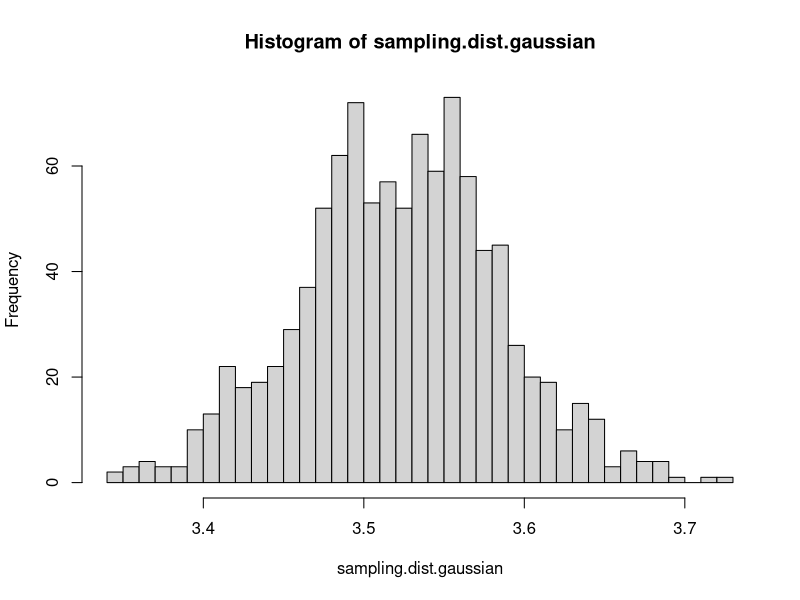
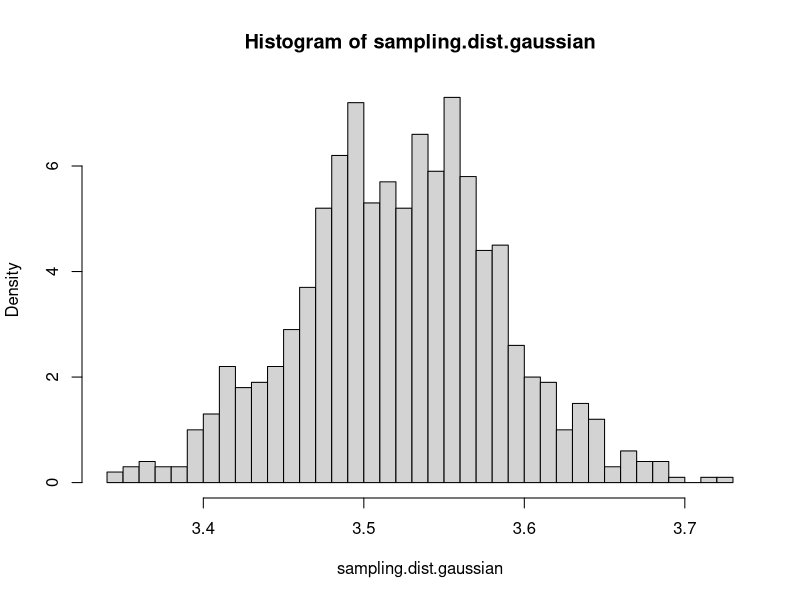
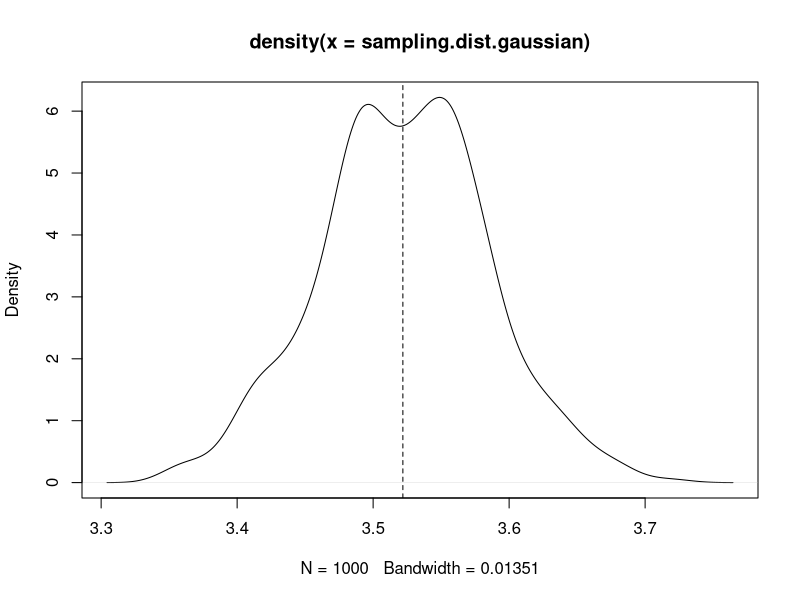
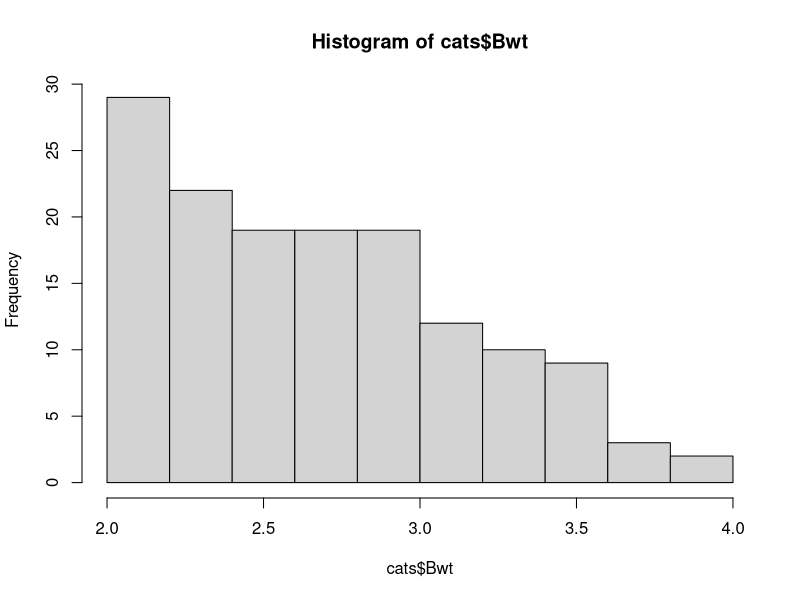
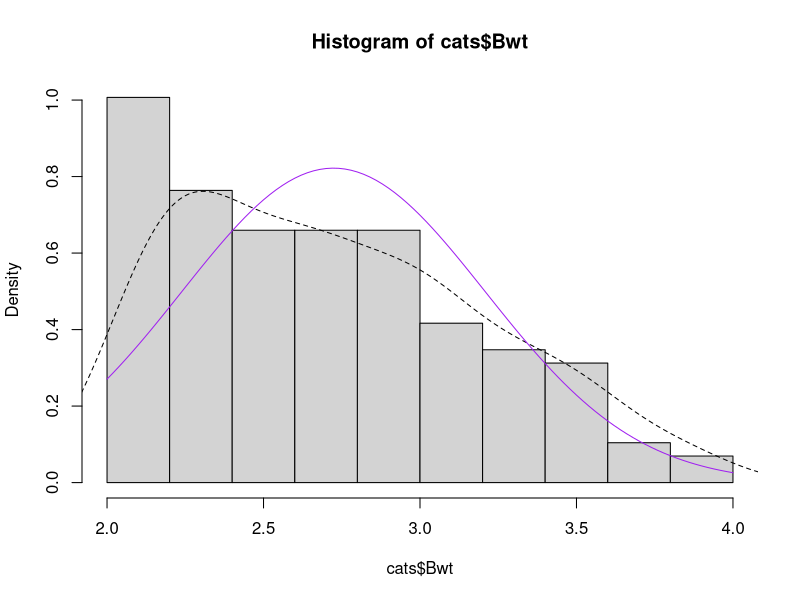
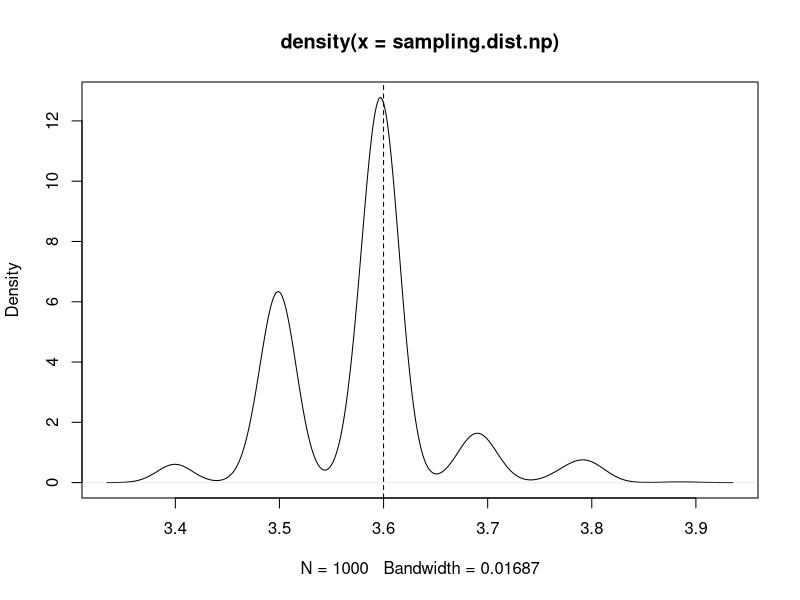
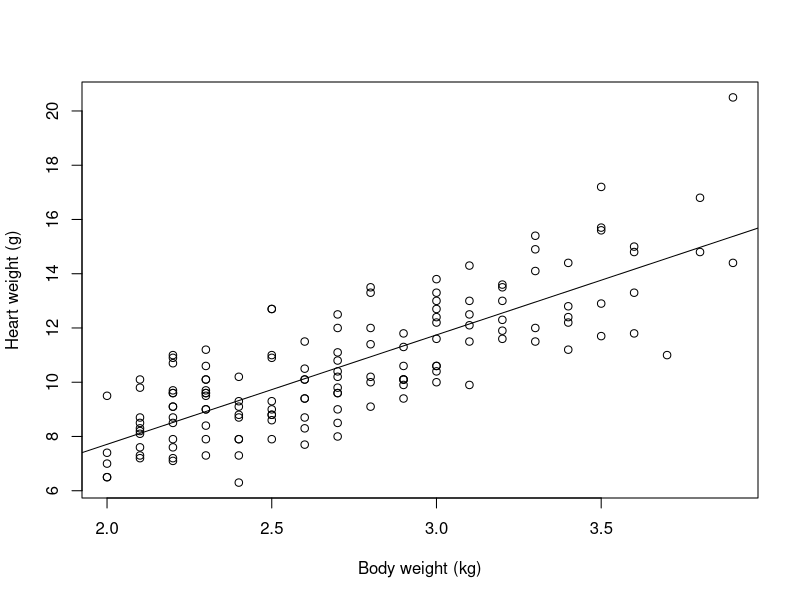
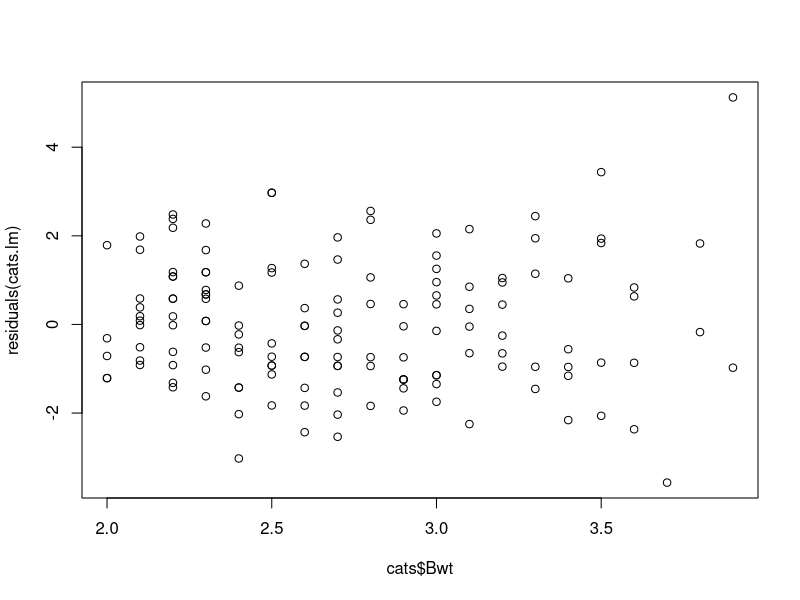

The R script that drew these images, in order:
# In-class demos for the lecture on the bootstrap, 36-402, Spring 2012


library(MASS)
data(cats)
summary(cats)

# Is Moonshine over-weight?
  # Find 95th percentile of weight, assuming a Gaussian distribution of body
  # weights, matched to data
(q95.gaussian <- qnorm(0.95,mean=mean(cats$Bwt),sd=sd(cats$Bwt)))
### How precisely do I know this?
# Simulate from the fitted Gaussian
rcats.gaussian <- function() {
  rnorm(n=nrow(cats),mean=mean(cats$Bwt),sd=sd(cats$Bwt))
}
# Replicate the initial estimation on some surrogate data
est.q95.gaussian <- function(x) {
  m <- mean(x)
  s <- sd(x)
  return(qnorm(0.95,mean=m,sd=s))
}
  # R exercise for the reader: convince yourself that this works properly
  # on the original data set

# Draw 1000 surrogate data sets and repeat the estimation on each to get
# an approximation to the sampling distribution
sampling.dist.gaussian <- replicate(1000, est.q95.gaussian(rcats.gaussian()))
# Plot the sampling distribution: histogram, smoothed density estimate
plot(hist(sampling.dist.gaussian,breaks=50),freq=FALSE)
plot(density(sampling.dist.gaussian))
abline(v=q95.gaussian,lty=2)  # Add original value

# Find measures of uncertainty from the 1000 bootstrap replicates
# Standard error of the estimate:
sd(sampling.dist.gaussian)
# 95% confidence interval for estimate (crude):
quantile(sampling.dist.gaussian,c(0.025,0.975))
# Better confidence intervals (see notes):
2*q95.gaussian - quantile(sampling.dist.gaussian,c(0.975,0.025))

# Is the Gaussian distribution assumption a good one?
plot(hist(cats$Bwt),freq=FALSE)
lines(density(cats$Bwt),lty=2)
curve(dnorm(x,mean=mean(cats$Bwt),sd=sd(cats$Bwt)),add=TRUE,col="purple")
# Not very bell-curve looking.

# Is Moonshine over-weight?, take two
# Direct or empirical, non-parametric estimate of 95th percentile
(q95.np <- quantile(cats$Bwt,0.95))
# How uncertain is this?
resample <- function(x) {
  sample(x,size=length(x),replace=TRUE)
}
est.q95.np <- function(x) {
  quantile(x,0.95)
}
  # R exercise for the reader: convince yourself that this works properly
  # on the original data set
sampling.dist.np <- replicate(1000, est.q95.np(resample(cats$Bwt)))
plot(density(sampling.dist.np))
abline(v=q95.np,lty=2)
# Standard error of the estimate:
sd(sampling.dist.np)
# Bias of the estimate:
mean(sampling.dist.np - q95.np)
# Crude 95% CI:
quantile(sampling.dist.np,c(0.025,0.975))
# More refined CI:
2*q95.np - quantile(sampling.dist.np,c(0.975,0.025))

# Relating heart weight (in grams) to body weight (in kilograms):
plot(Hwt~Bwt, data=cats, xlab="Body weight (kg)", ylab="Heart weight (g)")
cats.lm <- lm(Hwt ~ Bwt, data=cats)
abline(cats.lm)
coefficients(cats.lm)
confint(cats.lm)
plot(cats$Bwt,residuals(cats.lm))
plot(density(residuals(cats.lm)))
# CIs by resampling cases:
# First re-fit on a subset of the data
coefs.cats.lm <- function(subset) {
  fit <- lm(Hwt~Bwt,data=cats,subset=subset)
  return(coefficients(fit))
}
  # R exercise for the reader: convince yourself that this works properly
  # when given all the rows
  # R exercise for the reader: convince yourself that if the subset vector
  # contains the same index multiple times, this actually, and appropriately,
  # changes the result

# Now do on many random subsets
cats.lm.sampling.dist <- replicate(1000, coefs.cats.lm(resample(1:nrow(cats))))
(limits <- apply(cats.lm.sampling.dist,1,quantile,c(0.025,0.975)))
  # Noticeably broader
  # R exercise for the reader: get the more refined limits out of this
